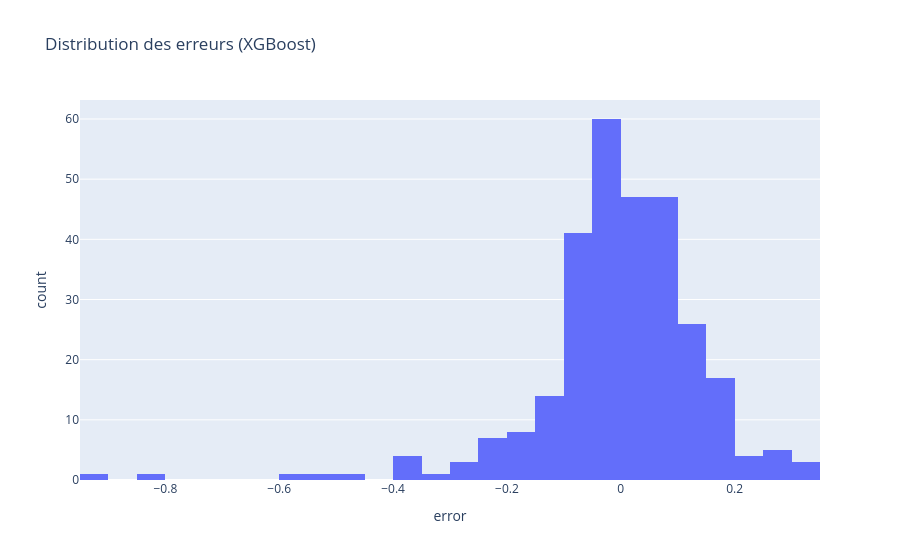

The code cell stored with this chart in its notebook:
### Code cell
#  Distribution des erreurs

fig = px.histogram(
    results_df,
    x="error",
    nbins=50,
    title=f"Distribution des erreurs ({best_model_name})",
)

fig.show()

### Figure 1 — Plotly figure (JSON) as saved in the notebook; plotly's stock layout.template omitted (floating-point values rounded to 4 significant figures; data arrays with more than 128 entries replaced by an {"elided": "..."} marker saying what was removed)
{"data": [{"bingroup": "x", "hovertemplate": "error=%{x}<br>count=%{y}<extra></extra>", "legendgroup": "", "marker": {"color": "#636efa", "pattern": {"shape": ""}}, "name": "", "nbinsx": 50, "orientation": "v", "showlegend": false, "type": "histogram", "x": {"elided": "292 float values"}, "xaxis": "x", "yaxis": "y"}], "layout": {"barmode": "relative", "legend": {"tracegroupgap": 0}, "title": {"text": "Distribution des erreurs (XGBoost)"}, "xaxis": {"anchor": "y", "domain": [0, 1], "title": {"text": "error"}}, "yaxis": {"anchor": "x", "domain": [0, 1], "title": {"text": "count"}}}}
